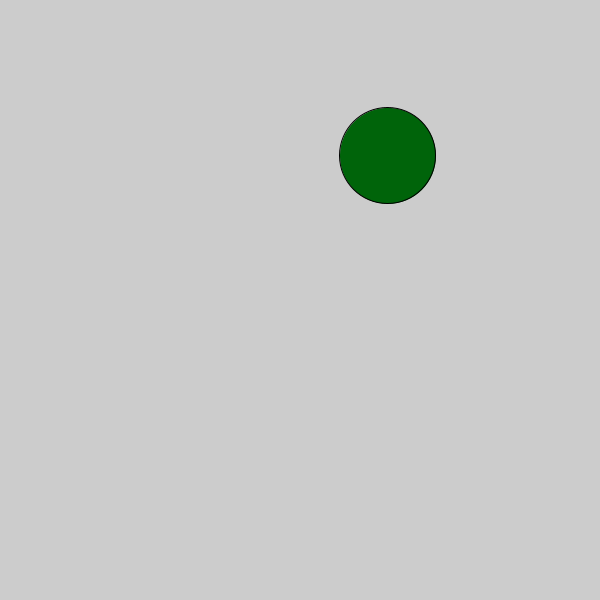
Frame 1 (no input)
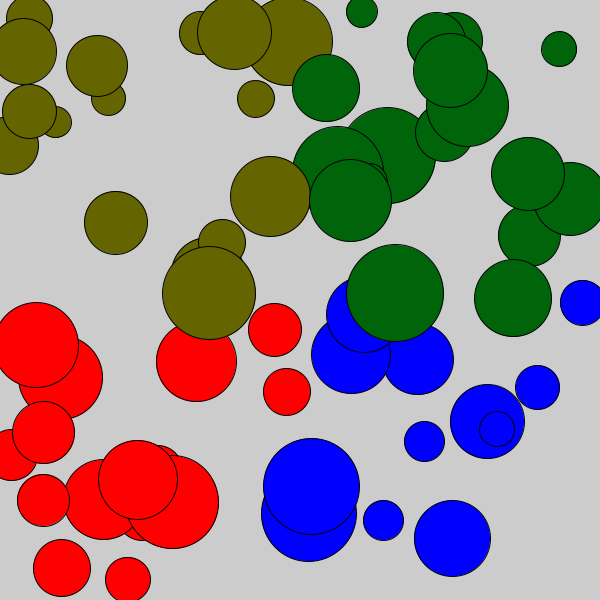
Frame 60 (the mouse pressed at the canvas centre just before this capture)
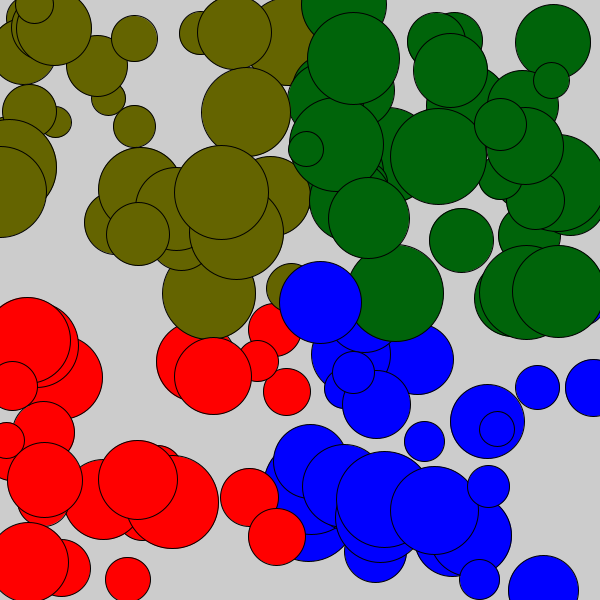
Frame 120 (the mouse held since frame 60 and released just before this capture)

The Processing sketch that drew these frames (run headless with seeded random() and noise(); from frame 60 on, the mouse is pressed at the canvas centre):

// Processing sketch: random_quadrants
// ── random_quadrants.pde
float x;
float y;
int size;
float shape;
float r;
float g;
float b;
void setup() {
  size(600,600);
  
}

void draw() {
  x = random(600);
  y = random(600);
  size = (int) random(30,100);

  
  if (x < 300) {
    r = 100;
    g = 100;
    b = 0;

  
  }
  if (y < 300) {
    r = 255;
    g = 0;
    b = 0;

    
  }else  {
    r = 0;
    g = 100;
    b = 10;
    
  }
  if (y > 300) {
    r = 255;
    g = 0;
    b =0;

    
  }else  {
    r = 0;
    g = 100;
    b = 10;
    
  }
if (y <300 && x <300) {
  r = 100;
  g = 100;
  b = 0;
  
}
if (y >300 && x >300) {
  r = 0;
  g = 0;
  b = 255;
  
}


        fill (r,g,b);

      circle(x, y, size);

  
 
  
}
